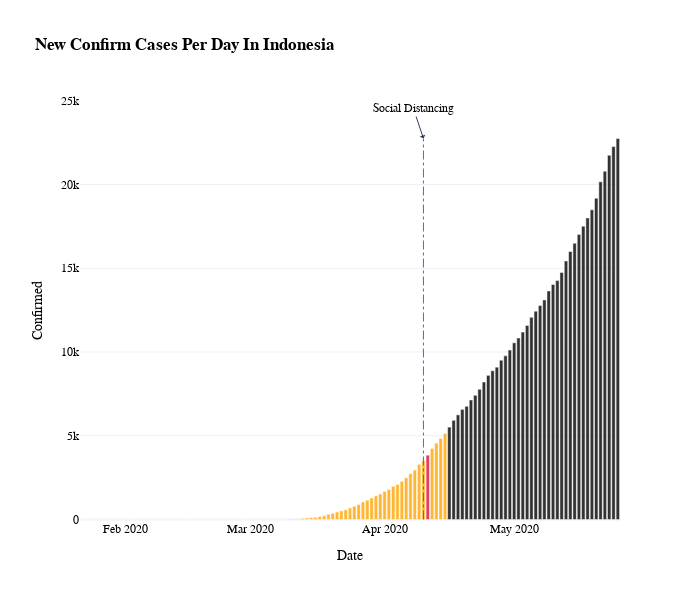

Notebook cell for this chart:
### Code cell
# plot daily cases
colors = ['#FFA500']*85
colors[-5] = 'crimson'
fig = px.bar(indonesia, 
             x="Date", y="Confirmed", 
             title='<b>New Confirm Cases Per Day In Indonesia</b>', 
             orientation='v', 
             width=700, height=600)
fig.update_traces(marker_color=colors, opacity=0.8)

fig.add_annotation( # add a text callout with arrow
    text="Social Distancing", x='2020-04-10', y=indonesia.Confirmed.max(), arrowhead=1, showarrow=True
)

# fig.add_annotation( # add a text callout with arrow
#     text="Extended Lockdown", x='2020-04-14', y=1400, arrowhead=1, showarrow=True
# )
fig.add_shape(
        # Line Vertical
        dict(
            type="line",
            x0='2020-04-10',
            y0=0,
            x1='2020-04-10',
            y1=indonesia.Confirmed.max(),
            line=dict(
                color="RoyalBlue",
                width=1,
                dash="dashdot"
            )))


fig.update_layout(template = 'plotly_white',font=dict(family="Arial, Balto, Courier New, Droid Sans",color='black'))
fig.show()

### Figure 1 — Plotly figure (JSON) as saved in the notebook; plotly's stock layout.template omitted (floating-point values rounded to 4 significant figures)
{"data": [{"alignmentgroup": "True", "hovertemplate": "Date=%{x}<br>Confirmed=%{y}<extra></extra>", "legendgroup": "", "marker": {"color": ["#FFA500", "#FFA500", "#FFA500", "#FFA500", "#FFA500", "#FFA500", "#FFA500", "#FFA500", "#FFA500", "#FFA500", "#FFA500", "#FFA500", "#FFA500", "#FFA500", "#FFA500", "#FFA500", "#FFA500", "#FFA500", "#FFA500", "#FFA500", "#FFA500", "#FFA500", "#FFA500", "#FFA500", "#FFA500", "#FFA500", "#FFA500", "#FFA500", "#FFA500", "#FFA500", "#FFA500", "#FFA500", "#FFA500", "#FFA500", "#FFA500", "#FFA500", "#FFA500", "#FFA500", "#FFA500", "#FFA500", "#FFA500", "#FFA500", "#FFA500", "#FFA500", "#FFA500", "#FFA500", "#FFA500", "#FFA500", "#FFA500", "#FFA500", "#FFA500", "#FFA500", "#FFA500", "#FFA500", "#FFA500", "#FFA500", "#FFA500", "#FFA500", "#FFA500", "#FFA500", "#FFA500", "#FFA500", "#FFA500", "#FFA500", "#FFA500", "#FFA500", "#FFA500", "#FFA500", "#FFA500", "#FFA500", "#FFA500", "#FFA500", "#FFA500", "#FFA500", "#FFA500", "#FFA500", "#FFA500", "#FFA500", "#FFA500", "#FFA500", "crimson", "#FFA500", "#FFA500", "#FFA500", "#FFA500"]}, "name": "", "offsetgroup": "", "opacity": 0.8, "orientation": "v", "showlegend": false, "textposition": "auto", "type": "bar", "x": ["2020-01-22T00:00:00", "2020-01-23T00:00:00", "2020-01-24T00:00:00", "2020-01-25T00:00:00", "2020-01-26T00:00:00", "2020-01-27T00:00:00", "2020-01-28T00:00:00", "2020-01-29T00:00:00", "2020-01-30T00:00:00", "2020-01-31T00:00:00", "2020-02-01T00:00:00", "2020-02-02T00:00:00", "2020-02-03T00:00:00", "2020-02-04T00:00:00", "2020-02-05T00:00:00", "2020-02-06T00:00:00", "2020-02-07T00:00:00", "2020-02-08T00:00:00", "2020-02-09T00:00:00", "2020-02-10T00:00:00", "2020-02-11T00:00:00", "2020-02-12T00:00:00", "2020-02-13T00:00:00", "2020-02-14T00:00:00", "2020-02-15T00:00:00", "2020-02-16T00:00:00", "2020-02-17T00:00:00", "2020-02-18T00:00:00", "2020-02-19T00:00:00", "2020-02-20T00:00:00", "2020-02-21T00:00:00", "2020-02-22T00:00:00", "2020-02-23T00:00:00", "2020-02-24T00:00:00", "2020-02-25T00:00:00", "2020-02-26T00:00:00", "2020-02-27T00:00:00", "2020-02-28T00:00:00", "2020-02-29T00:00:00", "2020-03-01T00:00:00", "2020-03-02T00:00:00", "2020-03-03T00:00:00", "2020-03-04T00:00:00", "2020-03-05T00:00:00", "2020-03-06T00:00:00", "2020-03-07T00:00:00", "2020-03-08T00:00:00", "2020-03-09T00:00:00", "2020-03-10T00:00:00", "2020-03-11T00:00:00", "2020-03-12T00:00:00", "2020-03-13T00:00:00", "2020-03-14T00:00:00", "2020-03-15T00:00:00", "2020-03-16T00:00:00", "2020-03-17T00:00:00", "2020-03-18T00:00:00", "2020-03-19T00:00:00", "2020-03-20T00:00:00", "2020-03-21T00:00:00", "2020-03-22T00:00:00", "2020-03-23T00:00:00", "2020-03-24T00:00:00", "2020-03-25T00:00:00", "2020-03-26T00:00:00", "2020-03-27T00:00:00", "2020-03-28T00:00:00", "2020-03-29T00:00:00", "2020-03-30T00:00:00", "2020-03-31T00:00:00", "2020-04-01T00:00:00", "2020-04-02T00:00:00", "2020-04-03T00:00:00", "2020-04-04T00:00:00", "2020-04-05T00:00:00", "2020-04-06T00:00:00", "2020-04-07T00:00:00", "2020-04-08T00:00:00", "2020-04-09T00:00:00", "2020-04-10T00:00:00", "2020-04-11T00:00:00", "2020-04-12T00:00:00", "2020-04-13T00:00:00", "2020-04-14T00:00:00", "2020-04-15T00:00:00", "2020-04-16T00:00:00", "2020-04-17T00:00:00", "2020-04-18T00:00:00", "2020-04-19T00:00:00", "2020-04-20T00:00:00", "2020-04-21T00:00:00", "2020-04-22T00:00:00", "2020-04-23T00:00:00", "2020-04-24T00:00:00", "2020-04-25T00:00:00", "2020-04-26T00:00:00", "2020-04-27T00:00:00", "2020-04-28T00:00:00", "2020-04-29T00:00:00", "2020-04-30T00:00:00", "2020-05-01T00:00:00", "2020-05-02T00:00:00", "2020-05-03T00:00:00", "2020-05-04T00:00:00", "2020-05-05T00:00:00", "2020-05-06T00:00:00", "2020-05-07T00:00:00", "2020-05-08T00:00:00", "2020-05-09T00:00:00", "2020-05-10T00:00:00", "2020-05-11T00:00:00", "2020-05-12T00:00:00", "2020-05-13T00:00:00", "2020-05-14T00:00:00", "2020-05-15T00:00:00", "2020-05-16T00:00:00", "2020-05-17T00:00:00", "2020-05-18T00:00:00", "2020-05-19T00:00:00", "2020-05-20T00:00:00", "2020-05-21T00:00:00", "2020-05-22T00:00:00", "2020-05-23T00:00:00", "2020-05-24T00:00:00", "2020-05-25T00:00:00"], "xaxis": "x", "y": [0, 0, 0, 0, 0, 0, 0, 0, 0, 0, 0, 0, 0, 0, 0, 0, 0, 0, 0, 0, 0, 0, 0, 0, 0, 0, 0, 0, 0, 0, 0, 0, 0, 0, 0, 0, 0, 0, 0, 0, 2, 2, 2, 2, 4, 4, 6, 19, 27, 34, 34, 69, 96, 117, 134, 172, 227, 311, 369, 450, 514, 579, 686, 790, 893, 1046, 1155, 1285, 1414, 1528, 1677, 1790, 1986, 2092, 2273, 2491, 2738, 2956, 3293, 3512, 3842, 4241, 4557, 4839, 5136, 5516, 5923, 6248, 6575, 6760, 7135, 7418, 7775, 8211, 8607, 8882, 9096, 9511, 9771, 10118, 10551, 10843, 11192, 11587, 12071, 12438, 12776, 13112, 13645, 14032, 14265, 14749, 15438, 16006, 16496, 17025, 17514, 18010, 18496, 19189, 20162, 20796, 21745, 22271, 22750], "yaxis": "y"}], "layout": {"annotations": [{"arrowhead": 1, "showarrow": true, "text": "Social Distancing", "x": "2020-04-10", "y": 22750}], "barmode": "relative", "font": {"color": "black", "family": "Arial, Balto, Courier New, Droid Sans"}, "height": 600, "legend": {"tracegroupgap": 0}, "shapes": [{"line": {"color": "RoyalBlue", "dash": "dashdot", "width": 1}, "type": "line", "x0": "2020-04-10", "x1": "2020-04-10", "y0": 0, "y1": 22750}], "title": {"text": "<b>New Confirm Cases Per Day In Indonesia</b>"}, "width": 700, "xaxis": {"anchor": "y", "domain": [0, 1], "title": {"text": "Date"}}, "yaxis": {"anchor": "x", "domain": [0, 1], "title": {"text": "Confirmed"}}}}
